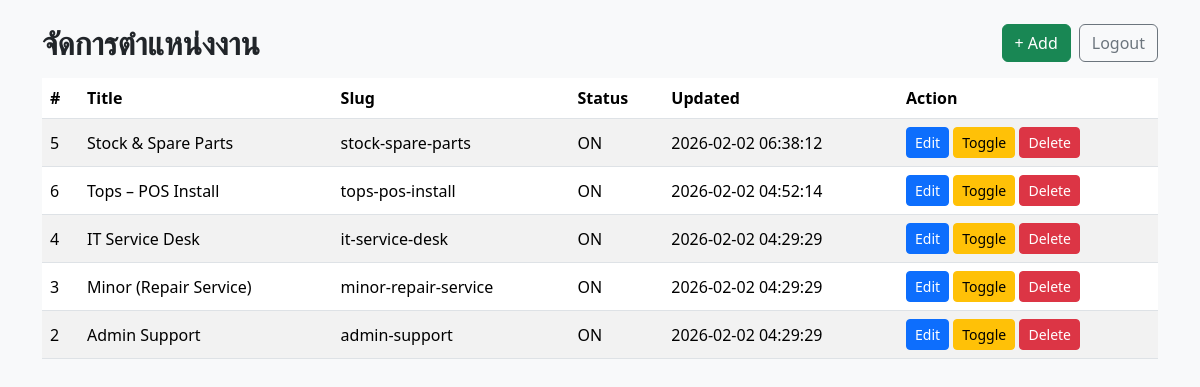
Page /admin/careers.php (signed in) on the committed database.
### tables this page shows
CREATE TABLE `careers` (
  `id` int(11) NOT NULL,
  `slug` varchar(80) NOT NULL,
  `title` varchar(150) NOT NULL,
  `short_desc` text DEFAULT NULL,
  `poster_path` varchar(255) DEFAULT NULL,
  `poster_file` varchar(255) DEFAULT NULL,
  `responsibilities` text DEFAULT NULL,
  `qualifications` text DEFAULT NULL,
  `apply_email` varchar(150) DEFAULT 'recruite@daichisolution.com',
  `apply_form_url` varchar(255) DEFAULT NULL,
  `apply_notes` text DEFAULT NULL,
  `is_active` tinyint(1) NOT NULL DEFAULT 1,
  `updated_at` timestamp NOT NULL DEFAULT current_timestamp() ON UPDATE current_timestamp(),
  `created_at` timestamp NOT NULL DEFAULT current_timestamp()
);

### admin/careers.php (the view, shortened to what this page needs)
<?php
require __DIR__ . '/../connect.php';
$items = [];
$sql = "SELECT id, title, slug, is_active, updated_at
        FROM careers
        ORDER BY updated_at DESC, id DESC";
$res = $conn->query($sql);
if ($res) {
  $items = $res->fetch_all(MYSQLI_ASSOC);
}
?>
<!doctype html>
<html lang="th">
<head>
  <link href="https://cdn.jsdelivr.net/npm/bootstrap@5.3.3/dist/css/bootstrap.min.css" rel="stylesheet">
</head>
<body class="bg-light">
  <div class="container py-4">
    <div class="d-flex justify-content-between align-items-center mb-3">
      <h2 class="fw-bold m-0">จัดการตำแหน่งงาน</h2>
      <div class="d-flex gap-2">
        <a class="btn btn-success" href="career_edit.php">+ Add</a>
        <a class="btn btn-outline-secondary" href="logout.php">Logout</a>
      </div>
    </div>
    <div class="table-responsive">
      <table class="table table-striped align-middle bg-white">
        <thead>
          <tr>
            <th>#</th><th>Title</th><th>Slug</th><th>Status</th><th>Updated</th><th style="width:260px;">Action</th>
          </tr>
        </thead>
        <tbody>
        <?php if (!$items): ?>
          <tr>
            <td colspan="6" class="text-center text-muted py-4">ยังไม่มีข้อมูล</td>
          </tr>
        <?php else: ?>
          <?php foreach($items as $c): ?>
            <tr>
              <td><?= intval($c['id']) ?></td>
              <td><?= htmlspecialchars($c['title']) ?></td>
              <td><?= htmlspecialchars($c['slug']) ?></td>
              <td><?= intval($c['is_active']) ? 'ON' : 'OFF' ?></td>
              <td><?= htmlspecialchars($c['updated_at'] ?? '-') ?></td>
              <td>
                <a class="btn btn-sm btn-primary" href="career_edit.php?id=<?= intval($c['id']) ?>">Edit</a>
                <form method="post" class="d-inline">
                  <button class="btn btn-sm btn-warning" name="action" value="toggle">Toggle</button>
                </form>
                <form method="post" class="d-inline" onsubmit="return confirm('ลบรายการนี้?')">
                  <button class="btn btn-sm btn-danger" name="action" value="delete">Delete</button>
                </form>
              </td>
            </tr>
          <?php endforeach; ?>
        <?php endif; ?>
        </tbody>
      </table>
    </div>
  </div>
</body>
</html>

### rows in the picture
careers: id "5", title "Stock & Spare Parts", slug "stock-spare-parts", is_active "ON", updated_at "2026-02-02 06:38:12"
careers: id "6", title "Tops – POS Install", slug "tops-pos-install", is_active "ON", updated_at "2026-02-02 04:52:14"
careers: id "4", title "IT Service Desk", slug "it-service-desk", is_active "ON", updated_at "2026-02-02 04:29:29"
careers: id "3", title "Minor (Repair Service)", slug "minor-repair-service", is_active "ON", updated_at "2026-02-02 04:29:29"
careers: id "2", title "Admin Support", slug "admin-support", is_active "ON", updated_at "2026-02-02 04:29:29"
